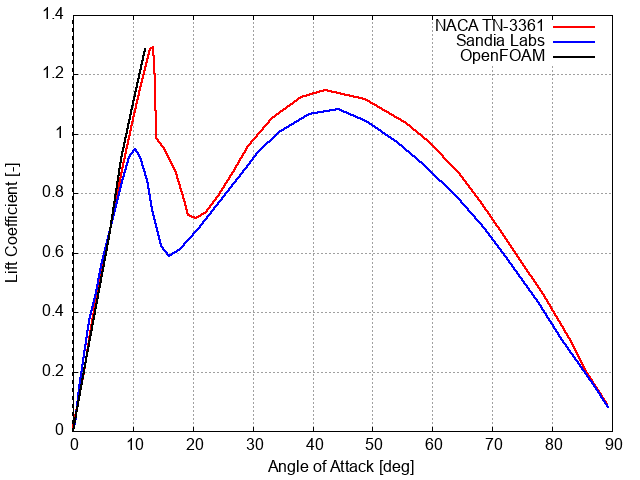

Reproduce this figure in gnuplot.
set terminal png
set output "CL_90.png"
set xlabel "Angle of Attack [deg]"
set ylabel "Lift Coefficient [-]"
set xrange [0: 90]
set yrange [0.0: 1.4]
set xtics 10
set ytics nomirror
set key right top
set grid
set yzeroaxis lw 2
set style line 1 lc rgb '#ff0000' lw 2 pt 1 ps 0
set style line 2 lc rgb '#0000ff' lw 2 pt 1 ps 0
set style line 3 lc rgb '#00ff00' lw 2 pt 1 ps 0
set style line 4 lc rgb '#000000' lw 2 pt 1 ps 0
set datafile separator ","
plot \
  "NACA TN-3361/CL.csv" using 1:2 with linespoints ls 1 title "NACA TN-3361", \
  "Sandia Labs/CL_90.csv" using 1:2 with linespoints ls 2 title "Sandia Labs", \
  "OpenFOAM/CL.csv" using 1:2 with linespoints ls 4 title "OpenFOAM",
